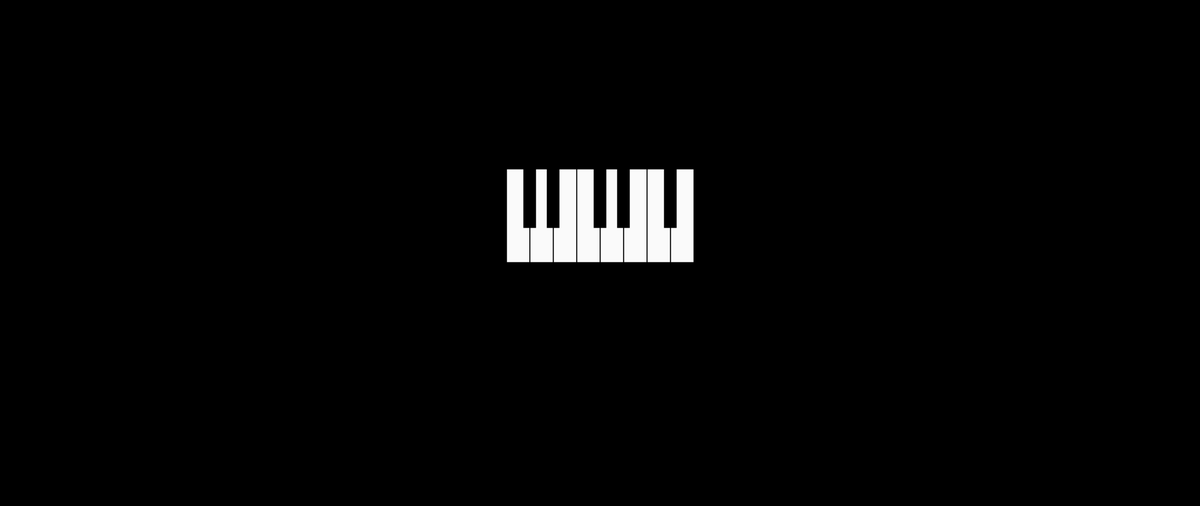
Frame 1 (no input)
Frame 2 (the mouse pressed at the canvas centre, redrawn once): identical to frame 1, image omitted

The Processing sketch that drew this single still picture (run headless with seeded random() and noise(); the mouse was pressed at the canvas centre and the sketch redrawn once):

// Processing sketch: pianist_the
// ── pianist_the.pde

final color PAPER = color(0, 0, 0);
final color INK = color(250, 250, 250);

void setup() {
  size(2560, 1080);
  noLoop();
}

void draw() {
  
  translate(width/2.0, height/3.0);
  
  background(PAPER);
  fill(INK);
  
  strokeWeight(2.0);
  
  for(int i=0; i<8; i++) {
    rect(0+(i-8/2.0)*50, 0, 50, 200);
  }
  
  fill(PAPER);
  for(int i=0; i<7; i++) {
    if (i%3 != 2) {
      rect(12.5+(i-7/2.0)*50, 0, 25, 125);
    }
  }
  
  save("the-pianist.png");
}
